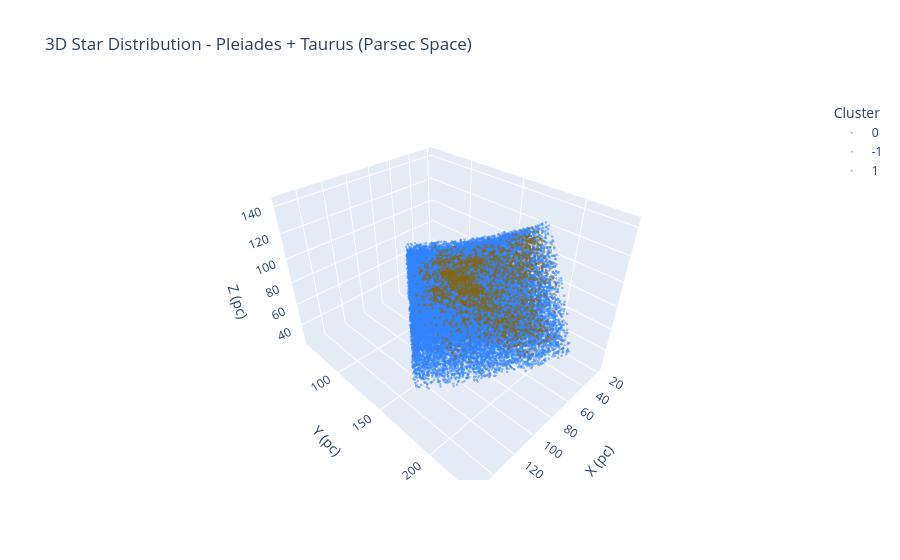

The cell this chart's notebook holds for it:
### Markdown cell above
# 8. VISUALISASI

### Code cell
noise_mask = df_clean["cluster"] == -1
 
# sky map
fig, ax = plt.subplots(figsize=(14, 8))
ax.scatter(df_clean.loc[noise_mask, "ra"], df_clean.loc[noise_mask, "dec"],
           s=0.3, alpha=0.12, c="gray", label="Noise (field stars)")
 
for i, cid in enumerate(sorted(df_clean.loc[~noise_mask, "cluster"].unique())):
    m = df_clean["cluster"] == cid
    ax.scatter(df_clean.loc[m, "ra"], df_clean.loc[m, "dec"],
               s=4, alpha=0.85, c=CLUSTER_COLORS[i % len(CLUSTER_COLORS)],
               label=f"Cluster {cid} (n={m.sum():,})")
 
ax.annotate("Pleiades\n(~141 pc)", xy=(56.6, 24.1), fontsize=9,
            color="white", ha="center",
            bbox=dict(boxstyle="round,pad=0.4", facecolor="navy", alpha=0.88))
ax.annotate("Taurus OB\n(~186 pc)", xy=(65.0, 26.5), fontsize=9,
            color="white", ha="center",
            bbox=dict(boxstyle="round,pad=0.4", facecolor="darkred", alpha=0.88))
 
ax.set_xlabel("RA (deg)")
ax.set_ylabel("Dec (deg)")
ax.set_title(f"Sky Map - {n_clusters} Clusters Found (HDBSCAN) | Pleiades + Taurus Region")
ax.legend(markerscale=4, loc="lower left")
plt.tight_layout()
plt.savefig(MEDIA_DIR / "clusters_sky.png", dpi=150, bbox_inches="tight")
plt.show()
 
# 3D interactive
# sample sekali
n_sample  = min(50_000, len(df_clean))
df_sample = df_clean.sample(n_sample, random_state=42)
 
fig_3d = px.scatter_3d(
    df_sample, x="x", y="y", z="z",
    color=df_sample["cluster"].astype(str),
    opacity=0.5,
    title="3D Star Distribution - Pleiades + Taurus (Parsec Space)",
    labels={"x": "X (pc)", "y": "Y (pc)", "z": "Z (pc)", "color": "Cluster"},
    color_discrete_sequence=px.colors.qualitative.Alphabet,
)
fig_3d.update_traces(marker=dict(size=1.5))
fig_3d.write_html(str(MEDIA_DIR / "clusters_3d.html"))
fig_3d.show()
 
# proper motion diagram
fig, ax = plt.subplots(figsize=(10, 9))
ax.scatter(df_clean.loc[noise_mask, "pmra"], df_clean.loc[noise_mask, "pmdec"],
           s=0.3, alpha=0.08, c="gray", label="Noise")
 
for i, cid in enumerate(summary.head(5).index):
    m    = df_clean["cluster"] == cid
    dist = summary.loc[cid, "mean_dist_pc"]
    ax.scatter(df_clean.loc[m, "pmra"], df_clean.loc[m, "pmdec"],
               s=6, alpha=0.75, c=CLUSTER_COLORS[i % len(CLUSTER_COLORS)],
               label=f"Cluster {cid} (n={m.sum():,}, ~{dist} pc)")
 
ax.axvline(PLEIADES_PMRA_REF,  color="navy", lw=1.2, ls="--", alpha=0.6,
           label=f"Pleiades PM ref (pmra={PLEIADES_PMRA_REF})")
ax.axhline(PLEIADES_PMDEC_REF, color="navy", lw=1.2, ls="--", alpha=0.6,
           label=f"(pmdec={PLEIADES_PMDEC_REF})")
 
ax.set_xlabel("PM RA (mas/yr)")
ax.set_ylabel("PM Dec (mas/yr)")
ax.set_title("Proper Motion Diagram - Top 5 Clusters")
ax.set_xlim(-100, 100)
ax.set_ylim(-100, 100)
ax.legend(markerscale=3, loc="upper left")
plt.tight_layout()
plt.savefig(MEDIA_DIR / "clusters_pm.png", dpi=150, bbox_inches="tight")
plt.show()
 
# CMD: parallax vs G magnitude
fig, ax = plt.subplots(figsize=(9, 8))
ax.scatter(df_clean.loc[noise_mask, "parallax"], df_clean.loc[noise_mask, "phot_g_mean_mag"],
           s=0.4, alpha=0.08, c="gray", label="Noise (field stars)")
 
for i, cid in enumerate(summary.index):
    m    = df_clean["cluster"] == cid
    dist = summary.loc[cid, "mean_dist_pc"]
    ax.scatter(df_clean.loc[m, "parallax"], df_clean.loc[m, "phot_g_mean_mag"],
               s=6, alpha=0.8, c=CLUSTER_COLORS[i % len(CLUSTER_COLORS)],
               label=f"Cluster {cid} (~{dist} pc)")
 
ax.axvline(1000 / 141.1, color=CLUSTER_COLORS[0], lw=1, ls=":", alpha=0.7,
           label="Pleiades ref (7.09 mas)")
ax.axvline(1000 / 185.9, color=CLUSTER_COLORS[1], lw=1, ls=":", alpha=0.7,
           label="Taurus OB ref (5.38 mas)")
 
ax.invert_yaxis()
ax.set_xlabel("Parallax (mas)")
ax.set_ylabel("G Magnitude")
ax.set_title("Color-Magnitude Diagram - Parallax vs G Magnitude")
ax.legend(markerscale=3, loc="upper right")
plt.tight_layout()
plt.savefig(MEDIA_DIR / "cmd.png", dpi=150, bbox_inches="tight")
plt.show()

### Figure 1 — Plotly figure (JSON) as saved in the notebook; plotly's stock layout.template omitted (floating-point values rounded to 4 significant figures; data arrays with more than 128 entries replaced by an {"elided": "..."} marker saying what was removed)
{"data": [{"hovertemplate": "Cluster=0<br>X (pc)=%{x}<br>Y (pc)=%{y}<br>Z (pc)=%{z}<extra></extra>", "legendgroup": "0", "marker": {"color": "#AA0DFE", "opacity": 0.5, "size": 1.5, "symbol": "circle"}, "mode": "markers", "name": "0", "scene": "scene", "showlegend": true, "type": "scatter3d", "x": {"elided": "2014 float values"}, "y": {"elided": "2014 float values"}, "z": {"elided": "2014 float values"}}, {"hovertemplate": "Cluster=-1<br>X (pc)=%{x}<br>Y (pc)=%{y}<br>Z (pc)=%{z}<extra></extra>", "legendgroup": "-1", "marker": {"color": "#3283FE", "opacity": 0.5, "size": 1.5, "symbol": "circle"}, "mode": "markers", "name": "-1", "scene": "scene", "showlegend": true, "type": "scatter3d", "x": {"elided": "42354 float values"}, "y": {"elided": "42354 float values"}, "z": {"elided": "42354 float values"}}, {"hovertemplate": "Cluster=1<br>X (pc)=%{x}<br>Y (pc)=%{y}<br>Z (pc)=%{z}<extra></extra>", "legendgroup": "1", "marker": {"color": "#85660D", "opacity": 0.5, "size": 1.5, "symbol": "circle"}, "mode": "markers", "name": "1", "scene": "scene", "showlegend": true, "type": "scatter3d", "x": {"elided": "2874 float values"}, "y": {"elided": "2874 float values"}, "z": {"elided": "2874 float values"}}], "layout": {"legend": {"title": {"text": "Cluster"}, "tracegroupgap": 0}, "scene": {"domain": {"x": [0, 1], "y": [0, 1]}, "xaxis": {"title": {"text": "X (pc)"}}, "yaxis": {"title": {"text": "Y (pc)"}}, "zaxis": {"title": {"text": "Z (pc)"}}}, "title": {"text": "3D Star Distribution - Pleiades + Taurus (Parsec Space)"}}}
